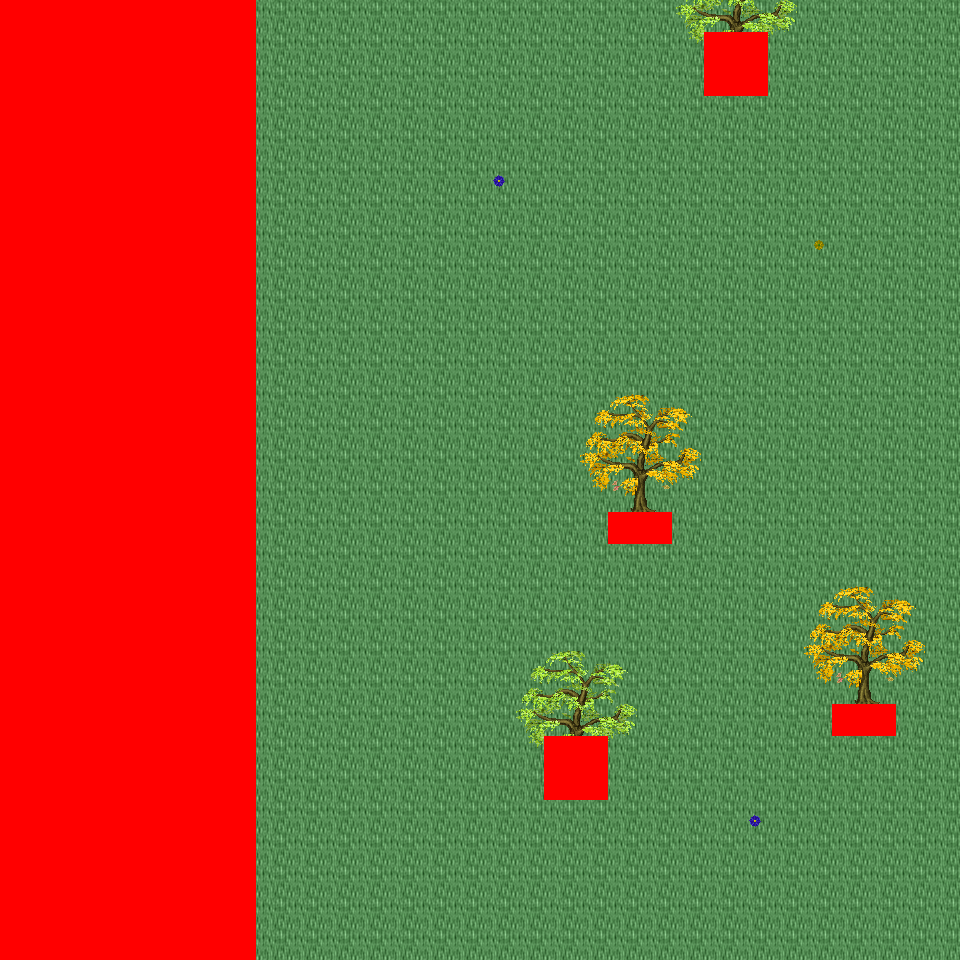

Rendered tile map (Tiled .tmx) drawn with the repository's tilesets; below, a short description and the map source with its tile grids summarised:
An orthogonal 30x30 tile map with 32x32 px tiles, 6 tile layers (Ground, Object, Object2, Above, ...), 46 tilesets and 2 objects (2x mapExit).

<map version="1.0" orientation="orthogonal" renderorder="right-down" width="30" height="30" tilewidth="32" tileheight="32" nextobjectid="3">
  <tileset firstgid="1" name="tileset_logic_collision" tilewidth="32" tileheight="32" tilecount="1" columns="1">
    <image source="../drawable/tileset_logic_collision.png" width="32" height="32" />
  </tileset>
  <tileset firstgid="2" name="tileset_ground_ridge_earth_pale" tilewidth="32" tileheight="32" tilecount="96" columns="12">
    <image source="../drawable/tileset_ground_ridge_earth_pale.png" width="384" height="256" />
  </tileset>
  <tileset firstgid="98" name="tileset_ground_ridge_earth_dark" tilewidth="32" tileheight="32" tilecount="96" columns="12">
    <image source="../drawable/tileset_ground_ridge_earth_dark.png" width="384" height="256" />
  </tileset>
  <tileset firstgid="194" name="tileset_ground_ground" tilewidth="32" tileheight="32" tilecount="33" columns="3">
    <image source="../drawable/tileset_ground_ground.png" width="96" height="352" />
  </tileset>
  <tileset firstgid="227" name="tileset_building_castle" tilewidth="32" tileheight="32" tilecount="320" columns="20">
    <image source="../drawable/tileset_building_castle.png" width="640" height="512" />
  </tileset>
  <tileset firstgid="547" name="tileset_item_pot_barrels_1" tilewidth="32" tileheight="32" tilecount="8" columns="4">
    <image source="../drawable/tileset_item_pot_barrels_1.png" width="128" height="64" />
  </tileset>
  <tileset firstgid="555" name="tileset_item_weapon_cannon" tilewidth="32" tileheight="32" tilecount="12" columns="3">
    <image source="../drawable/tileset_item_weapon_cannon.png" width="96" height="128" />
  </tileset>
  <tileset firstgid="567" name="tileset_building_door_closed" tilewidth="32" tileheight="32" tilecount="1" columns="1">
    <image source="../drawable/tileset_building_door_closed.png" width="32" height="32" />
  </tileset>
  <tileset firstgid="568" name="tileset_building_door_door" tilewidth="32" tileheight="32" tilecount="6" columns="3">
    <image source="../drawable/tileset_building_door_door.png" width="96" height="64" />
  </tileset>
  <tileset firstgid="574" name="tileset_building_window_window_centered" tilewidth="32" tileheight="32" tilecount="1" columns="1">
    <image source="../drawable/tileset_building_window_window_centered.png" width="32" height="32" />
  </tileset>
  <tileset firstgid="575" name="tileset_building_decoration_chimney_big" tilewidth="32" tileheight="32" tilecount="2" columns="1">
    <image source="../drawable/tileset_building_decoration_chimney_big.png" width="32" height="64" />
  </tileset>
  <tileset firstgid="577" name="tileset_building_stairs_stairs_grey" tilewidth="32" tileheight="32" tilecount="6" columns="3">
    <image source="../drawable/tileset_building_stairs_stairs_grey.png" width="96" height="64" />
  </tileset>
  <tileset firstgid="583" name="tileset_building_witch_hut" tilewidth="32" tileheight="32" tilecount="80" columns="5">
    <image source="../drawable/tileset_building_witch_hut.png" width="160" height="512" />
  </tileset>
  <tileset firstgid="663" name="tileset_ground_grass_edges" tilewidth="32" tileheight="32" tilecount="36" columns="12">
    <image source="../drawable/tileset_ground_grass_edges.png" width="384" height="96" />
  </tileset>
  <tileset firstgid="699" name="tileset_ground_grass_corners" tilewidth="32" tileheight="32" tilecount="24" columns="6">
    <image source="../drawable/tileset_ground_grass_corners.png" width="192" height="128" />
  </tileset>
  <tileset firstgid="723" name="tileset_logic_item_vegetable" tilewidth="32" tileheight="32" tilecount="13" columns="13">
    <image source="../drawable/tileset_logic_item_vegetable.png" width="256" height="64" />
  </tileset>
  <tileset firstgid="736" name="tileset_plant_tree_fall_trees" tilewidth="32" tileheight="32" tilecount="40" columns="8">
    <image source="../drawable/tileset_plant_tree_fall_trees.png" width="256" height="160" />
  </tileset>
  <tileset firstgid="776" name="tileset_plant_stump_stump_pale_purple" tilewidth="32" tileheight="32" tilecount="4" columns="2">
    <image source="../drawable/tileset_plant_stump_stump_pale_purple.png" width="64" height="64" />
  </tileset>
  <tileset firstgid="780" name="tileset_plant_stump_small_stump" tilewidth="32" tileheight="32" tilecount="4" columns="2">
    <image source="../drawable/tileset_plant_stump_small_stump.png" width="64" height="64" />
  </tileset>
  <tileset firstgid="784" name="tileset_furniture_light_small_lamp" tilewidth="32" tileheight="32" tilecount="4" columns="4">
    <image source="../drawable/tileset_furniture_light_small_lamp.png" width="128" height="32" />
  </tileset>
  <tileset firstgid="788" name="tileset_item_pot_barrel" tilewidth="32" tileheight="32" tilecount="2" columns="1">
    <image source="../drawable/tileset_item_pot_barrel.png" width="32" height="64" />
  </tileset>
  <tileset firstgid="790" name="tileset_plant_tree_locust_tree" tilewidth="32" tileheight="32" tilecount="20" columns="4">
    <image source="../drawable/tileset_plant_tree_locust_tree.png" width="128" height="160" />
  </tileset>
  <tileset firstgid="810" name="tileset_plant_leaves" tilewidth="32" tileheight="32" tilecount="8" columns="4">
    <image source="../drawable/tileset_plant_leaves.png" width="128" height="64" />
  </tileset>
  <tileset firstgid="818" name="tileset_plant_flower_daisy_blue" tilewidth="32" tileheight="32" tilecount="8" columns="2">
    <image source="../drawable/tileset_plant_flower_daisy_blue.png" width="64" height="128" />
  </tileset>
  <tileset firstgid="826" name="tileset_plant_flower_daisy_yellow" tilewidth="32" tileheight="32" tilecount="8" columns="2">
    <image source="../drawable/tileset_plant_flower_daisy_yellow.png" width="64" height="128" />
  </tileset>
  <tileset firstgid="834" name="tileset_plant_flower_small_flower_bed_2" tilewidth="32" tileheight="32" tilecount="12" columns="3">
    <image source="../drawable/tileset_plant_flower_small_flower_bed_2.png" width="96" height="128" />
  </tileset>
  <tileset firstgid="846" name="tileset_plant_flower_small_flower_bed" tilewidth="32" tileheight="32" tilecount="12" columns="3">
    <image source="../drawable/tileset_plant_flower_small_flower_bed.png" width="96" height="128" />
  </tileset>
  <tileset firstgid="858" name="tileset_plant_flower_flower_bed_1" tilewidth="32" tileheight="32" tilecount="35" columns="7">
    <image source="../drawable/tileset_plant_flower_flower_bed_1.png" width="224" height="160" />
  </tileset>
  <tileset firstgid="893" name="tileset_plant_flower_hothouse_flowers" tilewidth="32" tileheight="32" tilecount="72" columns="6">
    <image source="../drawable/tileset_plant_flower_hothouse_flowers.png" width="192" height="384" />
  </tileset>
  <tileset firstgid="965" name="tileset_furniture_light_lamp_blue" tilewidth="32" tileheight="32" tilecount="3" columns="1">
    <image source="../drawable/tileset_furniture_light_lamp_blue.png" width="32" height="96" />
  </tileset>
  <tileset firstgid="968" name="tileset_light_dim_light_7x5" tilewidth="32" tileheight="32" tilecount="35" columns="7">
    <image source="../drawable/tileset_light_dim_light_7x5.png" width="224" height="160" />
  </tileset>
  <tileset firstgid="1003" name="tileset_building_decoration_chimney" tilewidth="32" tileheight="32" tilecount="2" columns="1">
    <image source="../drawable/tileset_building_decoration_chimney.png" width="32" height="64" />
  </tileset>
  <tileset firstgid="1005" name="tileset_building_decoration_cauldron_sign" tilewidth="32" tileheight="32" tilecount="1" columns="1">
    <image source="../drawable/tileset_building_decoration_cauldron_sign.png" width="32" height="32" />
  </tileset>
  <tileset firstgid="1006" name="tileset_building_decoration_magician_banner" tilewidth="32" tileheight="32" tilecount="3" columns="3">
    <image source="../drawable/tileset_building_decoration_magician_banner.png" width="96" height="32" />
  </tileset>
  <tileset firstgid="1009" name="tileset_logic_portal" tilewidth="32" tileheight="32" tilecount="24" columns="8">
    <image source="../drawable/tileset_logic_portal.png" width="256" height="96" />
  </tileset>
  <tileset firstgid="1033" name="tileset_ground_ground_3" tilewidth="32" tileheight="32" tilecount="5" columns="5">
    <image source="../drawable/tileset_ground_ground_3.png" width="160" height="32" />
  </tileset>
  <tileset firstgid="1038" name="tileset_building_cottage" tilewidth="32" tileheight="32" tilecount="256" columns="16">
    <image source="../drawable/tileset_building_cottage.png" width="512" height="512" />
  </tileset>
  <tileset firstgid="1294" name="tileset_building_roof_thatched_roof" tilewidth="32" tileheight="32" tilecount="256" columns="16">
    <image source="../drawable/tileset_building_roof_thatched_roof.png" width="512" height="512" />
  </tileset>
  <tileset firstgid="1550" name="tileset_building_door_doors" tilewidth="32" tileheight="32" tilecount="256" columns="16">
    <image source="../drawable/tileset_building_door_doors.png" width="512" height="512" />
  </tileset>
  <tileset firstgid="1806" name="tileset_building_window_windows" tilewidth="32" tileheight="32" tilecount="256" columns="16">
    <image source="../drawable/tileset_building_window_windows.png" width="512" height="512" />
  </tileset>
  <tileset firstgid="2062" name="tileset_plant_bush_leafy" tilewidth="32" tileheight="32" tilecount="48" columns="8">
    <image source="../drawable/tileset_plant_bush_leafy.png" width="256" height="192" />
  </tileset>
  <tileset firstgid="2110" name="tileset_plant_bush_flowering" tilewidth="32" tileheight="32" tilecount="72" columns="8">
    <image source="../drawable/tileset_plant_bush_flowering.png" width="256" height="288" />
  </tileset>
  <tileset firstgid="2182" name="tileset_object_stone_well" tilewidth="32" tileheight="32" tilecount="6" columns="2">
    <image source="../drawable/tileset_object_stone_well.png" width="64" height="96" />
  </tileset>
  <tileset firstgid="2188" name="tileset_item_pot_cauldron" tilewidth="32" tileheight="32" tilecount="48" columns="8">
    <image source="../drawable/tileset_item_pot_cauldron.png" width="256" height="192" />
  </tileset>
  <tileset firstgid="2236" name="tileset_item_campfires" tilewidth="32" tileheight="32" tilecount="2" columns="2">
    <image source="../drawable/tileset_item_campfires.png" width="64" height="32" />
  </tileset>
  <tileset firstgid="2238" name="tileset_item_firewood" tilewidth="32" tileheight="32" tilecount="12" columns="3">
    <image source="../drawable/tileset_item_firewood.png" width="96" height="128" />
  </tileset>
  <layer name="Ground" width="30" height="30">
    <data>[900 cells, 900 non-empty, 3 distinct tile ids]</data>
  </layer>
  <layer name="Object" width="30" height="30">
    <data>[900 cells, 77 non-empty, 15 distinct tile ids]</data>
  </layer>
  <layer name="Object2" width="30" height="30">
    <data>[900 cells, 16 non-empty, 8 distinct tile ids]</data>
  </layer>
  <layer name="Above" width="30" height="30">
    <data>[900 cells, 60 non-empty, 34 distinct tile ids]</data>
  </layer>
  <layer name="Above2" width="30" height="30">
    <data>[900 cells, 0 non-empty, 0 distinct tile ids]</data>
  </layer>
  <layer name="Walkable" width="30" height="30">
    <data>[900 cells, 252 non-empty, 1 distinct tile ids]</data>
  </layer>
  <objectgroup name="MapEvents">
    <object id="1" name="north" type="mapExit" x="256" y="0" width="704" height="32">
      <properties>
        <property name="map" value="level_0_x55_y43" />
        <property name="x" value="8" />
        <property name="y" value="28" />
      </properties>
    </object>
    <object id="2" name="south" type="mapExit" x="256" y="928" width="704" height="32">
      <properties>
        <property name="map" value="level_0_x55_y45" />
        <property name="x" value="8" />
        <property name="y" value="1" />
      </properties>
    </object>
  </objectgroup>
</map>
